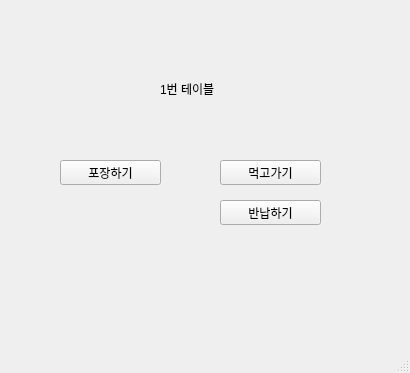
<?xml version="1.0" encoding="UTF-8"?>
<ui version="4.0">
 <class>MainWindow</class>
 <widget class="QMainWindow" name="MainWindow">
  <property name="geometry">
   <rect>
    <x>0</x>
    <y>0</y>
    <width>410</width>
    <height>373</height>
   </rect>
  </property>
  <property name="windowTitle">
   <string>MainWindow</string>
  </property>
  <widget class="QWidget" name="centralwidget">
   <widget class="QPushButton" name="pushButton">
    <property name="geometry">
     <rect>
      <x>60</x>
      <y>160</y>
      <width>101</width>
      <height>25</height>
     </rect>
    </property>
    <property name="text">
     <string>포장하기</string>
    </property>
   </widget>
   <widget class="QPushButton" name="pushButton_2">
    <property name="geometry">
     <rect>
      <x>220</x>
      <y>160</y>
      <width>101</width>
      <height>25</height>
     </rect>
    </property>
    <property name="text">
     <string>먹고가기</string>
    </property>
   </widget>
   <widget class="QLabel" name="label">
    <property name="geometry">
     <rect>
      <x>160</x>
      <y>80</y>
      <width>67</width>
      <height>17</height>
     </rect>
    </property>
    <property name="text">
     <string>1번 테이블</string>
    </property>
   </widget>
   <widget class="QPushButton" name="pushButton_3">
    <property name="geometry">
     <rect>
      <x>220</x>
      <y>200</y>
      <width>101</width>
      <height>25</height>
     </rect>
    </property>
    <property name="text">
     <string>반납하기</string>
    </property>
   </widget>
  </widget>
  <widget class="QMenuBar" name="menubar">
   <property name="geometry">
    <rect>
     <x>0</x>
     <y>0</y>
     <width>410</width>
     <height>28</height>
    </rect>
   </property>
  </widget>
  <widget class="QStatusBar" name="statusbar"/>
 </widget>
 <resources/>
 <connections/>
</ui>
